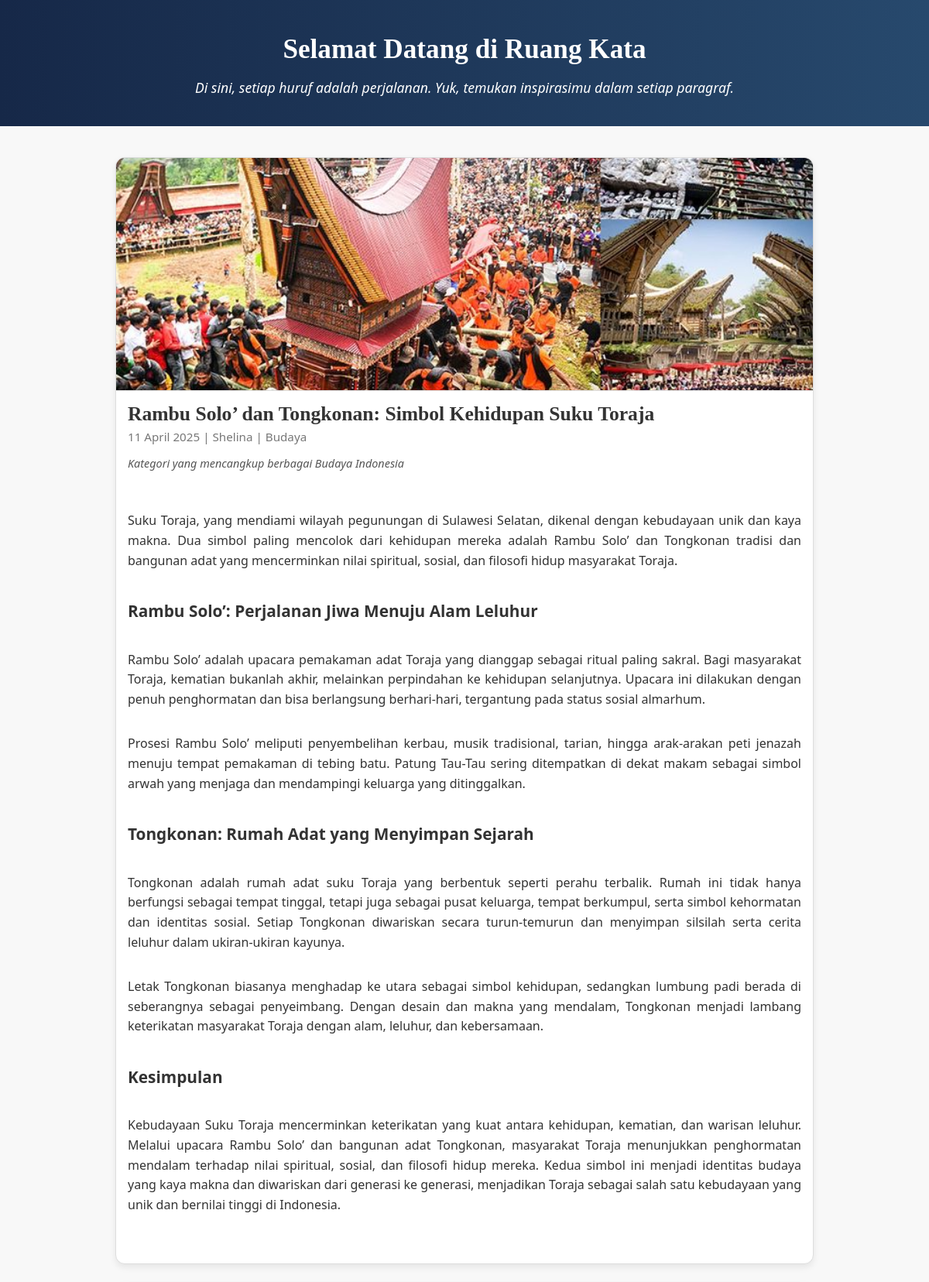
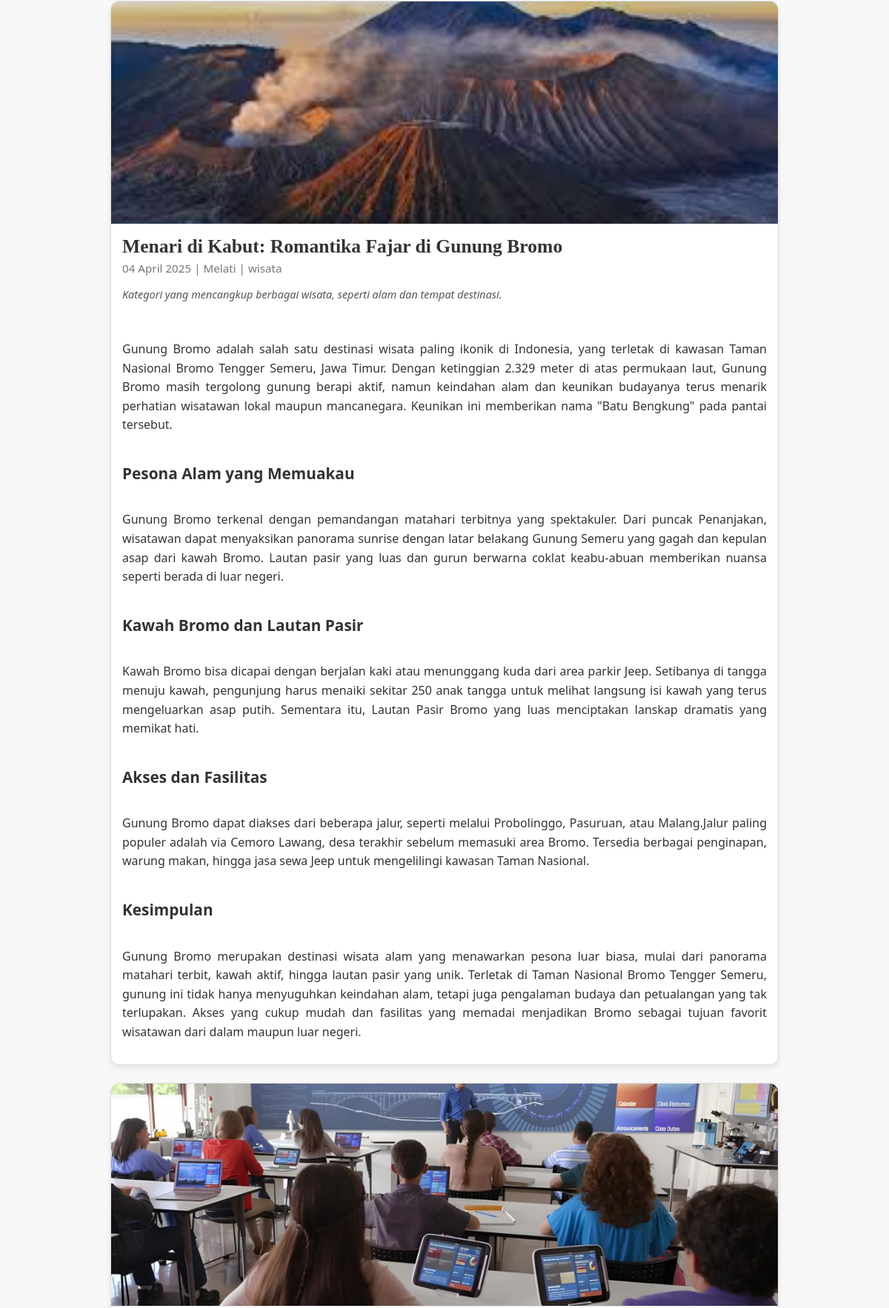
The page / (upper part) on the database its author committed (2 pictures, top to bottom).
### tables this page shows
CREATE TABLE `article` (
  `id` int NOT NULL,
  `date` varchar(20) NOT NULL,
  `title` varchar(255) NOT NULL,
  `content` text NOT NULL,
  `picture` varchar(255) DEFAULT NULL
);

CREATE TABLE `author` (
  `id` int NOT NULL,
  `nickname` varchar(100) NOT NULL,
  `email` varchar(150) NOT NULL,
  `password` varchar(255) NOT NULL
);

CREATE TABLE `category` (
  `id` int NOT NULL,
  `name` varchar(100) NOT NULL,
  `description` text
);

### functions.php (called while the page is built, shortened)
<?php
$host = "localhost";
$user = "root";
$pass = "Hanna0803#";
$db = "dbblog";
$conn = mysqli_connect($host, $user, $pass, $db);
function query($query) {
    global $conn;
    $result = mysqli_query($conn, $query);
    $rows = [];
    while ($row = mysqli_fetch_assoc($result)) {
        $rows[] = $row;
    }
    return $rows;
}
function getAllArticles() {
    return query("
        SELECT
            a.id,
            a.title,
            a.date,
            a.content,
            a.picture,
            au.nickname AS author,
            c.name AS category,
            c.description AS category_description
        FROM article a
        LEFT JOIN article_author aa ON a.id = aa.article_id
        LEFT JOIN author au ON aa.author_id = au.id
        LEFT JOIN article_category ac ON a.id = ac.article_id
        LEFT JOIN category c ON ac.category_id = c.id
        ORDER BY a.date DESC
    ");
}
?>

### index.php (the view, shortened to what this page needs)
<?php
require 'functions.php';
$articles = getAllArticles();
?>
<!DOCTYPE html>
<html lang="id">
<head>
  <link rel="stylesheet" href="style.css">
</head>
<body>
  <header>
    <h1>Selamat Datang di Ruang Kata</h1>
    <p>Di sini, setiap huruf adalah perjalanan. Yuk, temukan inspirasimu dalam setiap paragraf.</p>
  </header>
  <main>
    <div class="articles-container">
      <?php foreach($articles as $article):
        $title = isset($article['title']) ? htmlspecialchars($article['title'], ENT_QUOTES) : 'Judul Tidak Tersedia';
        $date = isset($article['date']) ? date("d F Y", strtotime($article['date'])) : 'Tanggal Tidak Diketahui';
        $content = isset($article['content']) ? $article['content'] : 'Konten Tidak Tersedia';
        $picture = isset($article['picture']) ? htmlspecialchars($article['picture'], ENT_QUOTES) : 'default.jpg';
        $author = isset($article['author']) ? htmlspecialchars($article['author'], ENT_QUOTES) : 'Tanpa Nama';
        $category = isset($article['category']) ? htmlspecialchars($article['category'], ENT_QUOTES) : 'Kategori Tidak Tersedia';
        $category_description = isset($article['category_description']) ? htmlspecialchars($article['category_description'], ENT_QUOTES) : 'Deskripsi Kategori Tidak Diketahui';
      ?>
      <div class="card">
        <img class="article-img" src="<?= $picture; ?>" alt="<?= $title; ?>">
        <div class="card-content">
          <div class="card-header">
            <h2><?= $title; ?></h2>
            <p class="article-date"><?= $date; ?> | <?= $author; ?> | <?= $category; ?></p>
            <p class="category-description"><?= $category_description; ?></p>
          </div>
          <div class="text-content">
            <?= $content; ?>
          </div>
        </div>
      </div>
      <?php endforeach; ?>
    </div>
  </main>
</body>
</html>

### style.css (style rules this page uses)
body { margin: 0; font-family: 'Segoe UI', Tahoma, Geneva, Verdana, sans-serif; background-color: #f8f8f8; color: #333; }
header { text-align: center; padding: 20px; background: linear-gradient(90deg, #162848, #27496d); color: white; }
header h1 { margin-bottom: 10px; font-family: 'Playfair Display', serif; font-size: 2.2rem; }
header p { font-style: italic; font-size: 1.1rem; }
main { padding: 20px; }
.articles-container { display: flex; flex-direction: column; gap: 24px; padding: 20px; }
.card { display: flex; flex-direction: column; background: #fff; border: 1px solid #ddd; border-radius: 12px; overflow: hidden; box-shadow: 0 4px 8px rgba(0,0,0,0.08); transition: box-shadow 0.3s ease; align-items: flex-start; width: 90%; max-width: 900px; margin: 0 auto; }
.article-img { width: 100%; height: 300px; object-fit: cover; border-bottom: 1px solid #ddd; }
.card-content { padding: 15px; display: flex; flex-direction: column; justify-content: space-between; flex: 1; height: 100%; }
.card-header { margin-bottom: 12px; }
.card-header h2 { margin: 0; font-size: 1.6rem; color: #333; font-family: 'Playfair Display', serif; }
.card-header .article-date { font-size: 0.95rem; color: #777; margin-top: 4px; }
.category-description { font-size: 0.9rem; font-style: italic; color: #555; margin-top: 6px; }
.text-content { margin-top: 10px; padding-top: 0; flex-grow: 1; display: flex; flex-direction: column; justify-content: flex-start; align-items: flex-start; font-size: 1rem; line-height: 1.6; text-align: justify; color: #333; }
.text-content h2 { font-size: 1.3rem; margin-top: 20px; }

### rows shown on the page
article: picture (picture), title "Rambu Solo’ dan Tongkonan: Simbol Kehidupan Suku Toraja", date "11 April 2025", author.nickname "Shelina", category.name "Budaya", category.description "Kategori yang mencangkup berbagai Budaya Indonesia", content "Suku Toraja, yang mendiami wilayah pegunungan di Sulawesi Selatan, dikenal dengan kebudayaan unik dan kaya makna. Dua simbol paling mencolok dari kehidupan mereka adalah Rambu Solo’ dan Tongkonan tradisi dan bangunan adat yang mencerminkan nilai spiritual, sosial, dan filosofi hidup masyarakat Toraja. Rambu Solo’: Perjalanan Jiwa Menuju Alam Leluhur Rambu Solo’ adalah upacara pemakaman adat Toraja yang dianggap sebagai ritual paling sakral. Bagi masyarakat Toraja, kematian bukanlah akhir, melainkan perpindahan ke kehidupan selanjutnya. Upacara ini dilakukan dengan penuh penghormatan dan bisa berlangsung berhari-hari, tergantung pada status sosial almarhum. Prosesi Rambu Solo’ meliputi…"
article: picture (picture), title "Menari di Kabut: Romantika Fajar di Gunung Bromo", date "04 April 2025", author.nickname "Melati", category.name "wisata", category.description "Kategori yang mencangkup berbagai wisata, seperti alam dan tempat destinasi.", content "Gunung Bromo adalah salah satu destinasi wisata paling ikonik di Indonesia, yang terletak di kawasan Taman Nasional Bromo Tengger Semeru, Jawa Timur. Dengan ketinggian 2.329 meter di atas permukaan laut, Gunung Bromo masih tergolong gunung berapi aktif, namun keindahan alam dan keunikan budayanya terus menarik perhatian wisatawan lokal maupun mancanegara. Keunikan ini memberikan nama \"Batu Bengkung\" pada pantai tersebut. Pesona Alam yang Memuakau Gunung Bromo terkenal dengan pemandangan matahari terbitnya yang spektakuler. Dari puncak Penanjakan, wisatawan dapat menyaksikan panorama sunrise dengan latar belakang Gunung Semeru yang gagah dan kepulan asap dari kawah Bromo. Lautan pasir yang…"
article: picture (picture)
